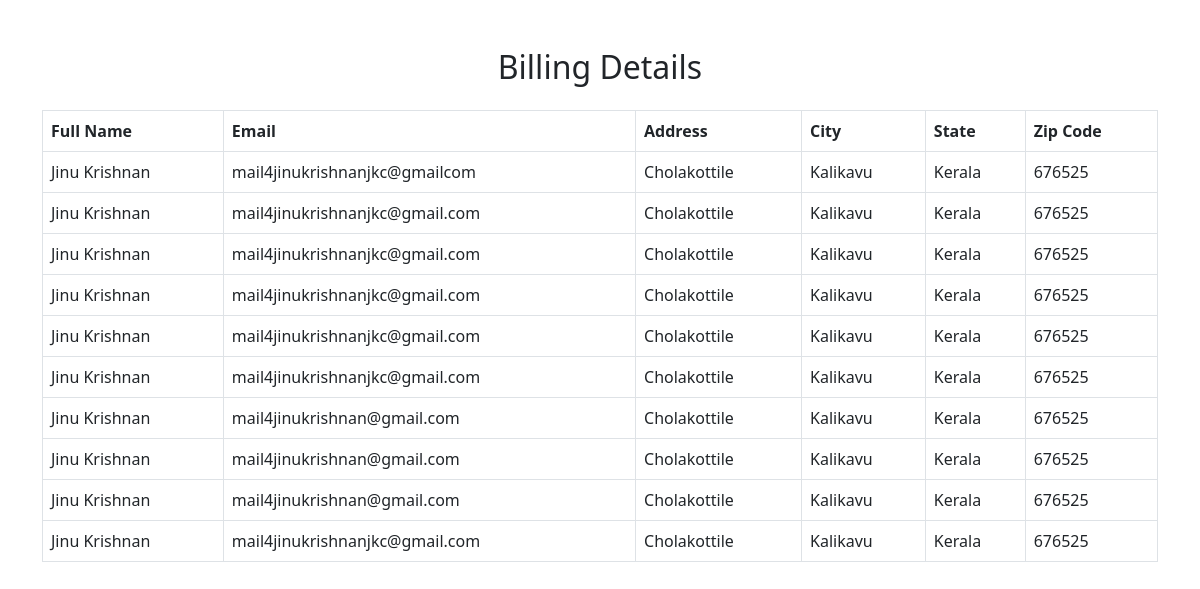
Screenshot of /billing_details/ with the database file from the repository.
### book/models.py (models this page shows)
class tbl_billing(models.Model):
    full_name = models.CharField(max_length=200,null=True)
    email=models.EmailField(max_length=200,null=True)
    address=models.CharField(max_length=200,null=True)
    city=models.CharField(max_length=200,null=True)
    state=models.CharField(max_length=200,null=True)
    zip_code=models.IntegerField(null=True)

### book/views.py (the view)
# urls.py: path('billing_details/', views.billing_details, name='billing_details')
def billing_details(request):
    billing_data = tbl_billing.objects.all()  # Retrieve all billing details
    return render(request, 'billing_details.html', {'billing_data': billing_data})

### templates/billing_details.html (shortened to what this page needs)
<!DOCTYPE html>
<html lang="en">
<head>
    <link href="https://cdn.jsdelivr.net/npm/bootstrap@5.0.2/dist/css/bootstrap.min.css" rel="stylesheet">
</head>
<body>
    <div class="container mt-5">
        <h2 class="text-center mb-4">Billing Details</h2>
        <div class="table-responsive">
            <table class="table table-bordered table-hover">
                <thead>
                    <tr>
                        <th>Full Name</th>
                        <th>Email</th>
                        <th>Address</th>
                        <th>City</th>
                        <th>State</th>
                        <th>Zip Code</th>
                    </tr>
                </thead>
                <tbody>
                    {% for billing in billing_data %}
                    <tr>
                        <td>{{ billing.full_name }}</td>
                        <td>{{ billing.email }}</td>
                        <td>{{ billing.address }}</td>
                        <td>{{ billing.city }}</td>
                        <td>{{ billing.state }}</td>
                        <td>{{ billing.zip_code }}</td>
                    </tr>
                    {% endfor %}
                </tbody>
            </table>
        </div>
    </div>
</body>
</html>

### rows the page displays
tbl_billing: full_name "Jinu Krishnan", email "mail4jinukrishnanjkc@gmailcom", address "Cholakottile", city "Kalikavu", state "Kerala", zip_code "676525"
tbl_billing: full_name "Jinu Krishnan", email "mail4jinukrishnanjkc@gmail.com", address "Cholakottile", city "Kalikavu", state "Kerala", zip_code "676525"
tbl_billing: full_name "Jinu Krishnan", email "mail4jinukrishnanjkc@gmail.com", address "Cholakottile", city "Kalikavu", state "Kerala", zip_code "676525"
tbl_billing: full_name "Jinu Krishnan", email "mail4jinukrishnanjkc@gmail.com", address "Cholakottile", city "Kalikavu", state "Kerala", zip_code "676525"
tbl_billing: full_name "Jinu Krishnan", email "mail4jinukrishnanjkc@gmail.com", address "Cholakottile", city "Kalikavu", state "Kerala", zip_code "676525"
tbl_billing: full_name "Jinu Krishnan", email "mail4jinukrishnanjkc@gmail.com", address "Cholakottile", city "Kalikavu", state "Kerala", zip_code "676525"
tbl_billing: full_name "Jinu Krishnan", email "mail4jinukrishnan@gmail.com", address "Cholakottile", city "Kalikavu", state "Kerala", zip_code "676525"
tbl_billing: full_name "Jinu Krishnan", email "mail4jinukrishnan@gmail.com", address "Cholakottile", city "Kalikavu", state "Kerala", zip_code "676525"
tbl_billing: full_name "Jinu Krishnan", email "mail4jinukrishnan@gmail.com", address "Cholakottile", city "Kalikavu", state "Kerala", zip_code "676525"
tbl_billing: full_name "Jinu Krishnan", email "mail4jinukrishnanjkc@gmail.com", address "Cholakottile", city "Kalikavu", state "Kerala", zip_code "676525"
